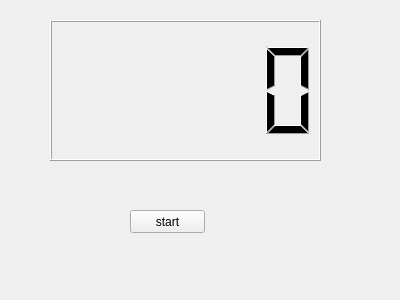
<?xml version="1.0" encoding="UTF-8"?>
<ui version="4.0">
 <class>MyWidget</class>
 <widget class="QWidget" name="MyWidget">
  <property name="geometry">
   <rect>
    <x>0</x>
    <y>0</y>
    <width>400</width>
    <height>300</height>
   </rect>
  </property>
  <property name="windowTitle">
   <string>MyWidget</string>
  </property>
  <widget class="QLCDNumber" name="lcdNumber">
   <property name="geometry">
    <rect>
     <x>50</x>
     <y>20</y>
     <width>271</width>
     <height>141</height>
    </rect>
   </property>
  </widget>
  <widget class="QPushButton" name="pushButton">
   <property name="geometry">
    <rect>
     <x>130</x>
     <y>210</y>
     <width>75</width>
     <height>23</height>
    </rect>
   </property>
   <property name="text">
    <string>start</string>
   </property>
  </widget>
 </widget>
 <layoutdefault spacing="6" margin="11"/>
 <resources/>
 <connections/>
</ui>
